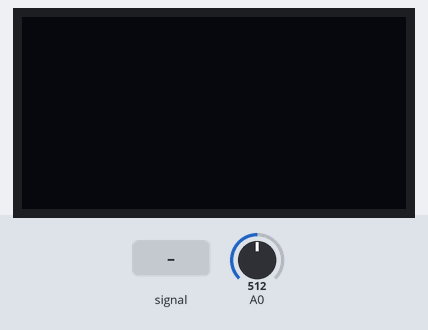
Recording of a sketch running on a simulated ESP8266 (NodeMCU). Parts: 128×64 one-colour display. Inputs (shaded band) come from the test bench; at power-on: A0 = 512.

Above: at 1.2 s.
1.3 s: A0 fed a 200 Hz sine of ±255 counts around its level
At 1.55 s:
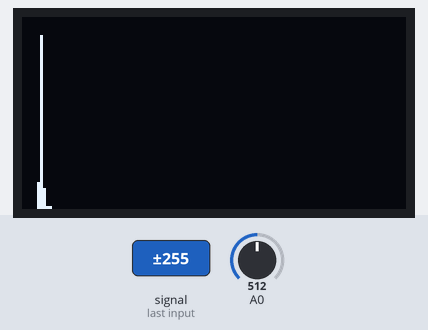
3.5 s: A0 set to 716
At 4.3 s:
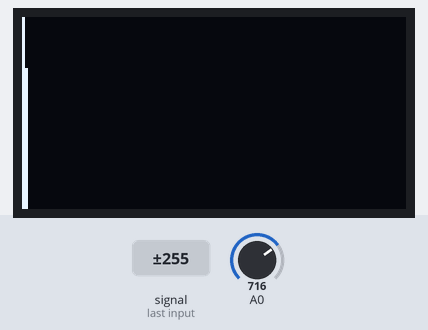
5.2 s: A0 set to 900
At 5.6 s:
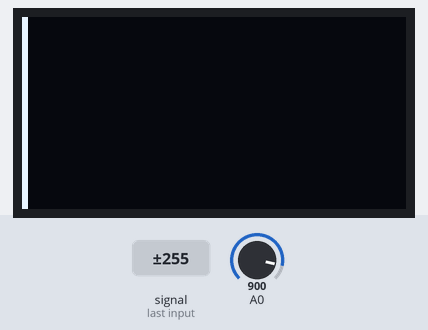
6.7 s: A0 set to 511
At 8.0 s:
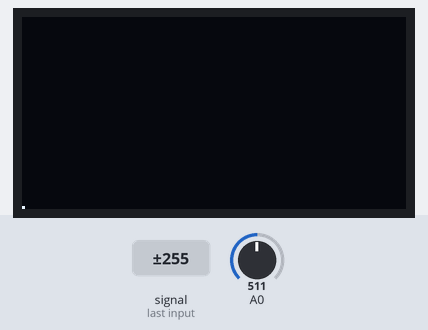
Timing chart, 0 to 9.3 s (numbered marks = the images above; inputs shaded):
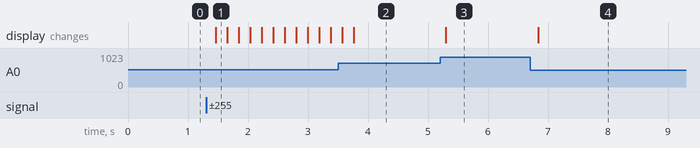

Measured:
- after the input at 1.3 s, the display: changes after 0.16 s (image 1)
- after the input at 5.2 s, the display: changes after 0.10 s (image 3)
- after the input at 6.7 s, the display: changes after 0.13 s (image 4)

The sketch:

04_adc_fft_jayeGu.ino
```cpp
/**************************
 * 作者：顾加1
 * 日期：2022年1月19日
 * copy后记得一键三连
 */
#include "arduinoFFT.h" // 库管理器安装arduinoFFT库
#include "SSD1306Wire.h"    // 库管理器安装ESP8266 and ESP32 OLED diver for sSD1306 displays库，搜索esp8266-oled-ssd1306

#define samples 512 //采样点数，2的N次幂.可以换成64/128/256/512/1024等看效果，必须是2^n
#define NUM_SAMPLES 512 // 要和samples保持一致

#define halfsamples samples/2
#define NumofCopy halfsamples*sizeof(double)
#define Interval 128/(halfsamples)
//Adafruit_SSD1306 display(100);
arduinoFFT FFT = arduinoFFT();

double vReal[samples];
double vImag[samples];
double vTemp[halfsamples];

/* 设置oled屏幕的相关信息 */
#define SDA_PIN 21                       // SDA引脚
#define SCL_PIN 22                       // SCL引脚

#define BUTTON_PIN 2
#define DAC_PIN 25                      // 接麦克风
#define ADC_PIN 32                      // 接扬声器

/***************** 全局变量bgn *****************/
/* 新建一个oled屏幕对象，需要输入IIC地址，SDA和SCL引脚号 */
const int I2C_ADDR = 0x3c;              // oled屏幕的I2c地址
SSD1306Wire oled(I2C_ADDR, SDA_PIN, SCL_PIN);

void setup() {
    Serial.begin(115200);
    oled.init();
    oled.flipScreenVertically();        // 设置屏幕翻转
    oled.setContrast(255);              // 设置屏幕亮度
    oled.clear();
    oled.display();       // 清除屏幕
    pinMode(BUTTON_PIN,INPUT);
    //analogReadResolution(12);                            //精度12位 0 --- 4095
    //analogSetPinAttenuation(ADC_PIN, ADC_11db);          //150 mV ~ 2450 mV
}

void loop() {
//  Serial.println("start:"+String(micros()));
    for(int i=0;i<samples;i++)
    {
        vReal[i]=analogRead(ADC_PIN)-512;  //采样
        vImag[i] = 0.0;
    }
//  Serial.println("end:"+String(micros()));
    //display.clearDisplay();
    FFT.Windowing(vReal, samples, FFT_WIN_TYP_HAMMING, FFT_FORWARD);//加窗,可以换不同的窗看效果
    FFT.Compute(vReal, vImag, samples, FFT_FORWARD);  //计算fft
    FFT.ComplexToMagnitude(vReal, vImag, samples);  //计算幅度

    // 画频谱
    oled.clear();
    oled.setFont(ArialMT_Plain_10);
    for (int i = 0; i < NUM_SAMPLES / 2; i++) {
        int x = map(i, 0, NUM_SAMPLES / 2, 0, 128);//128是屏幕像素宽度
        int y = map(vReal[i] / 8, 0, 4095, 0, 64);      //64是屏幕像素高度
        oled.drawLine(x, 64, x, 64 - y);
    }
    oled.display();
    delay(100);
//    delay(20);  //改为128点时可以注释掉，防止刷新太慢
}
```
